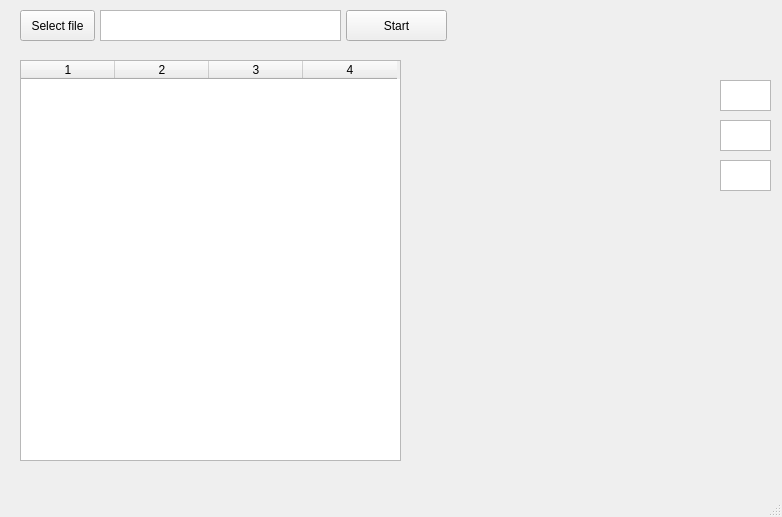
<?xml version="1.0" encoding="UTF-8"?>
<ui version="4.0">
 <class>MainWindow</class>
 <widget class="QMainWindow" name="MainWindow">
  <property name="geometry">
   <rect>
    <x>0</x>
    <y>0</y>
    <width>782</width>
    <height>517</height>
   </rect>
  </property>
  <property name="windowTitle">
   <string>MainWindow</string>
  </property>
  <widget class="QWidget" name="centralWidget">
   <widget class="QPushButton" name="selectFileButton">
    <property name="geometry">
     <rect>
      <x>20</x>
      <y>10</y>
      <width>75</width>
      <height>31</height>
     </rect>
    </property>
    <property name="text">
     <string>Select file</string>
    </property>
   </widget>
   <widget class="QTextBrowser" name="fileNameBox">
    <property name="geometry">
     <rect>
      <x>100</x>
      <y>10</y>
      <width>241</width>
      <height>31</height>
     </rect>
    </property>
   </widget>
   <widget class="QPushButton" name="startButton">
    <property name="geometry">
     <rect>
      <x>346</x>
      <y>10</y>
      <width>101</width>
      <height>31</height>
     </rect>
    </property>
    <property name="text">
     <string>Start</string>
    </property>
   </widget>
   <widget class="QTableWidget" name="solutionTable">
    <property name="geometry">
     <rect>
      <x>20</x>
      <y>60</y>
      <width>381</width>
      <height>401</height>
     </rect>
    </property>
    <property name="columnCount">
     <number>4</number>
    </property>
    <attribute name="horizontalHeaderDefaultSectionSize">
     <number>94</number>
    </attribute>
    <column/>
    <column/>
    <column/>
    <column/>
   </widget>
   <widget class="QTextBrowser" name="LBox">
    <property name="geometry">
     <rect>
      <x>720</x>
      <y>80</y>
      <width>51</width>
      <height>31</height>
     </rect>
    </property>
   </widget>
   <widget class="QTextBrowser" name="HBox">
    <property name="geometry">
     <rect>
      <x>720</x>
      <y>120</y>
      <width>51</width>
      <height>31</height>
     </rect>
    </property>
   </widget>
   <widget class="QTextBrowser" name="nBox">
    <property name="geometry">
     <rect>
      <x>720</x>
      <y>160</y>
      <width>51</width>
      <height>31</height>
     </rect>
    </property>
   </widget>
  </widget>
  <widget class="QMenuBar" name="menuBar">
   <property name="geometry">
    <rect>
     <x>0</x>
     <y>0</y>
     <width>782</width>
     <height>21</height>
    </rect>
   </property>
  </widget>
  <widget class="QStatusBar" name="statusBar"/>
 </widget>
 <layoutdefault spacing="6" margin="11"/>
 <resources/>
 <connections/>
</ui>
